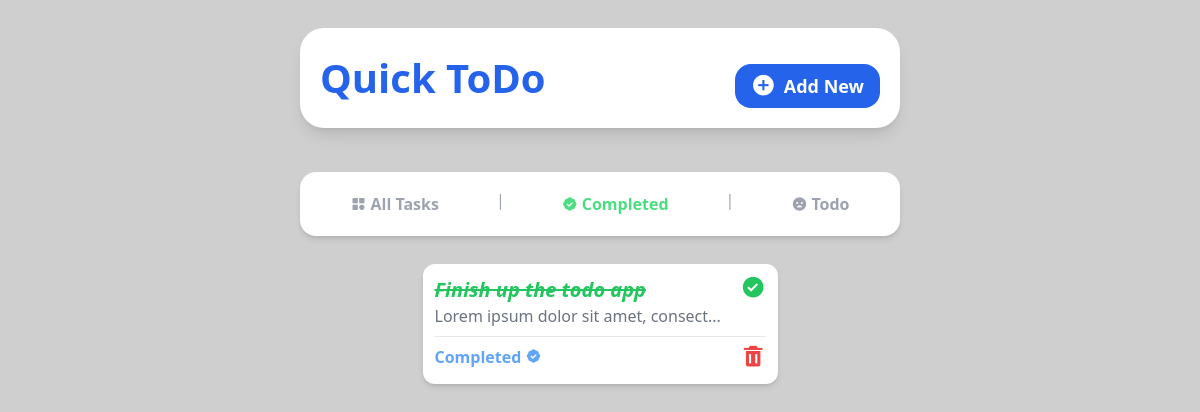
Page /completed on the committed database.
### tasks/models.py (models this page shows, shortened)
class Task(models.Model):
    title = models.CharField(max_length=50)
    description = models.TextField(null=True,blank=True)
    due_date = models.DateField()
    due_time = models.TimeField()
    completed = models.BooleanField(default=False)

### tasks/views.py (the view)
# urls.py: path('completed', views.completed, name='completed'),
def completed(request):
    completed_tasks = Task.objects.filter(completed = True)
    return render(request,'completed.html',{'completed_tasks':completed_tasks})

### tasks/templates/completed.html
{% include 'base.html'%}
{% include 'completed_nav.html'%}
    {% block content %}
    <section
      class="flex flex-1 flex-wrap justify-center gap-3 bg-[#fff0] w-10/12 md:w-11/12 h-full mb-3 rounded-2xl p-3 overflow-y-auto scrollbar-hide"
    >
      {% for task in completed_tasks %}
      <div
      class="w-[355px] flex flex-col shadow-md bg-white h-[120px] rounded-xl p-3"
    >
      <div class="flex flex-row justify-between">
        <div>
          <a href="{%url 'task_detail' task.id %}">
            <h1
              class="text-green-500 font-semibold text-xl italic line-through"
            >
              {{task.title}}
            </h1>
          </a>
          <p class="text-gray-500 text-md">
           {{task.description | slice:':35'}}...
          </p>
        </div>
        <a href="{% url 'toggle_complete' task.id %}">
          <i class="bx bxs-check-circle bx-sm text-green-500"></i>
        </a>
      </div>
      <hr class="border-t border-gray-200 my-2" />
      <div class="flex flex-row justify-between">
        <h2 class="text-blue-400 font-bold">
          Completed <i class="bx bxs-badge-check"></i>
        </h2>
        <a href="{%url 'delete_task' task.id %}">
          <i class="bx bxs-trash bx-sm text-red-500"></i>
        </a>
      </div>
    </div>
      {% endfor %}
    </section>
    {% endblock content%}

### tasks/static/style.css (style rules this page uses)
html { line-height: 1.5; -webkit-text-size-adjust: 100%; -moz-tab-size: 4; -o-tab-size: 4; tab-size: 4; font-family: ui-sans-serif, system-ui, -apple-system, BlinkMacSystemFont, "Segoe UI", Roboto, "Helvetica Neue", Arial, "Noto Sans", sans-serif, "Apple Color Emoji", "Segoe UI Emoji", "Segoe UI Symbol", "Noto Color Emoji"; font-feature-settings: normal; font-variation-settings: normal; }
body { margin: 0; line-height: inherit; }
hr { height: 0; color: inherit; border-top-width: 1px; }
h1, h2, h3, h4, h5, h6 { font-size: inherit; font-weight: inherit; }
a { color: inherit; text-decoration: inherit; }
blockquote, dl, dd, h1, h2, h3, h4, h5, h6, hr, figure, p, pre { margin: 0; }
.my-2 { margin-top: 0.5rem; margin-bottom: 0.5rem; }
.mb-3 { margin-bottom: 0.75rem; }
.flex { display: flex; }
.h-\[120px\] { height: 120px; }
.h-full { height: 100%; }
.h-screen { height: 100vh; }
.w-10\/12 { width: 83.333333%; }
.w-\[355px\] { width: 355px; }
.flex-1 { flex: 1 1 0%; }
.flex-row { flex-direction: row; }
.flex-col { flex-direction: column; }
.flex-wrap { flex-wrap: wrap; }
.items-center { align-items: center; }
.justify-center { justify-content: center; }
.justify-between { justify-content: space-between; }
.gap-3 { gap: 0.75rem; }
.gap-4 { gap: 1rem; }
.overflow-y-auto { overflow-y: auto; }
.rounded-2xl { border-radius: 1rem; }
.rounded-xl { border-radius: 0.75rem; }
.border-t { border-top-width: 1px; }
.border-gray-200 { --tw-border-opacity: 1; border-color: rgb(229 231 235 / var(--tw-border-opacity)); }
.bg-\[\#cfcfcf\] { --tw-bg-opacity: 1; background-color: rgb(207 207 207 / var(--tw-bg-opacity)); }
.bg-\[\#fff0\] { background-color: #fff0; }
.bg-white { --tw-bg-opacity: 1; background-color: rgb(255 255 255 / var(--tw-bg-opacity)); }
.p-3 { padding: 0.75rem; }
.text-xl { font-size: 1.25rem; line-height: 1.75rem; }
.font-bold { font-weight: 700; }
.font-semibold { font-weight: 600; }
.italic { font-style: italic; }
.text-blue-400 { --tw-text-opacity: 1; color: rgb(96 165 250 / var(--tw-text-opacity)); }
.text-gray-500 { --tw-text-opacity: 1; color: rgb(107 114 128 / var(--tw-text-opacity)); }
.text-green-500 { --tw-text-opacity: 1; color: rgb(34 197 94 / var(--tw-text-opacity)); }
.text-red-500 { --tw-text-opacity: 1; color: rgb(239 68 68 / var(--tw-text-opacity)); }
.line-through { text-decoration-line: line-through; }
.shadow-md { --tw-shadow: 0 4px 6px -1px rgb(0 0 0 / 0.1), 0 2px 4px -2px rgb(0 0 0 / 0.1); --tw-shadow-colored: 0 4px 6px -1px var(--tw-shadow-color), 0 2px 4px -2px var(--tw-shadow-color); box-shadow: var(--tw-ring-offset-shadow, 0 0 #0000), var(--tw-ring-shadow, 0 0 #0000), var(--tw-shadow); }
@media (min-width: 768px) { .md\:w-11\/12 { width: 91.666667%; } }

### rows in the picture
Task: title "Finish up the todo app", description "Lorem ipsum dolor sit amet, consect"
